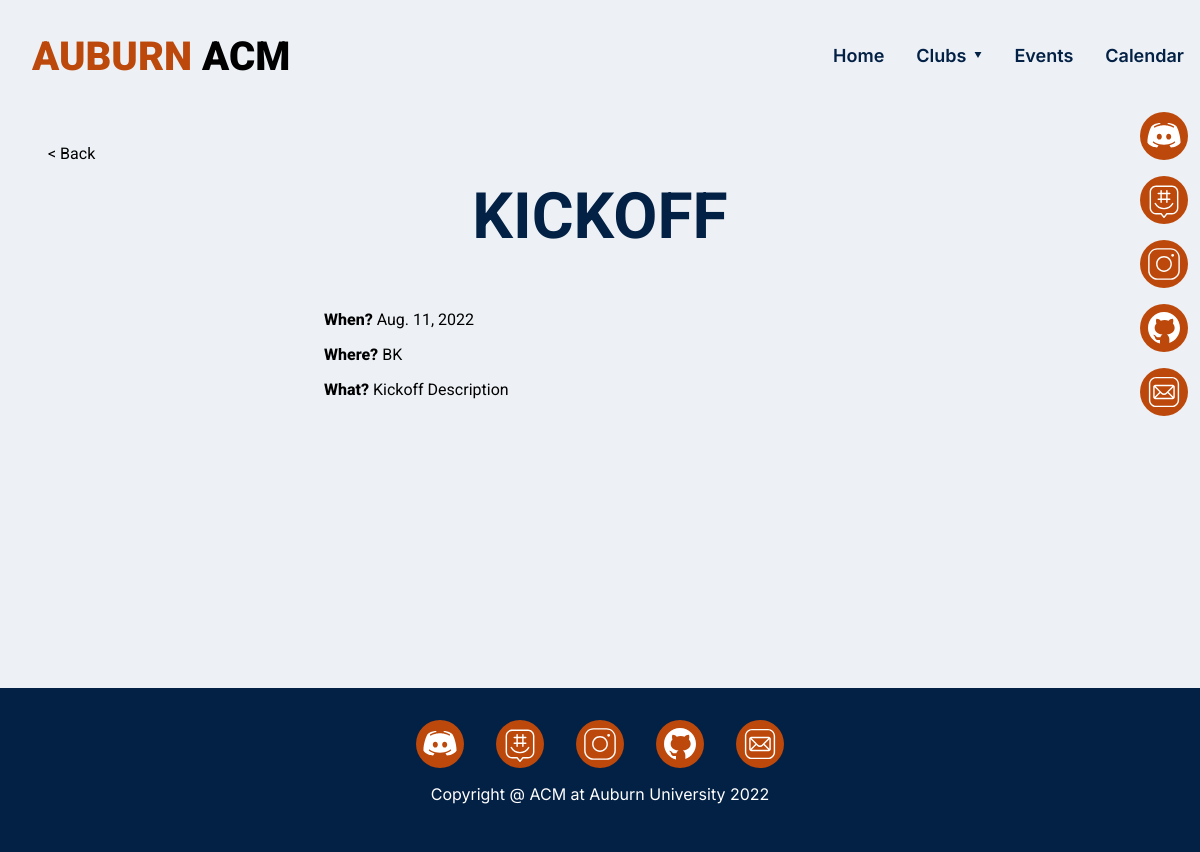
The app's page /events/1/ with its own data.
### events/models.py (models this page shows, shortened)
class Event(models.Model):
    name = models.CharField(max_length=100)
    description = models.TextField()
    date = models.DateField()
    time = models.TimeField()
    location = models.CharField(max_length=100)

### events/views.py (the view)
# urls.py: path('<int:event_id>/', views.detail, name='detail'),
def detail(request, event_id):
    event = get_object_or_404(Event, pk=event_id)
    context = {
        'event': event,
    }
    return render(request, 'events/detail.html', context)

### events/templates/events/detail.html (shortened to what this page needs)
{% extends "base.html" %}
{% block content %}
<div class="w-100 flex-col align-center px-3">
    <div class='self-flex-start w-100'>
        <a href='/events' class='no-link-behavior'><p> < Back </p></a>
    </div>
    <div class="flex-col align-center text-center w-100">
        <h1 class="text-dark-blue text-4xl uppercase m-0 mb-40px">{{event.name}}</h1>
    </div>
    <div class="w-50">
        <p><span class='text-bold'> When? </span> {{event.date}}</p>
        <p><span class='text-bold'> Where? </span> {{event.location}}</p>
        <p><span class='text-bold'> What? </span> {{event.description}}</p>
    </div>
</div>
{% endblock %}

### acmsite/static/acmsite/style.css (style rules this page uses)
:root { --au-orange: #BC490B; --au-dark-blue: #032045; --au-light-blue: #354D6A; --au-bg: #EDF1F5; --font-primary: "roboto", sans-serif; --font-secondary: "inter", serif; font-family: var(--font-primary); background-color: var(--au-bg); scroll-behavior: smooth; }
* { box-sizing: border-box; }
a { text-decoration: none; }
.text-bold { font-weight: 800; }
.text-4xl { font-size: 4rem; }
.text-dark-blue { color: var(--au-dark-blue); }
.text-center { text-align: center; }
.flex-col { display: flex; flex-direction: column; }
.align-center { align-items: center; }
.self-flex-start { align-self: flex-start; }
.m-0 { margin: 0; }
.px-3 { padding-left: 3rem; padding-right: 3rem; }
.mb-40px { margin-bottom: 2.5rem; }
.w-100 { width: 100%; }
.w-50 { width: 50%; }
.uppercase { text-transform: uppercase; }
.no-link-behavior { text-decoration: none; color: inherit; }

### records on screen
Event: name "KICKOFF", date "Aug. 11, 2022", location "BK", description "Kickoff Description"
